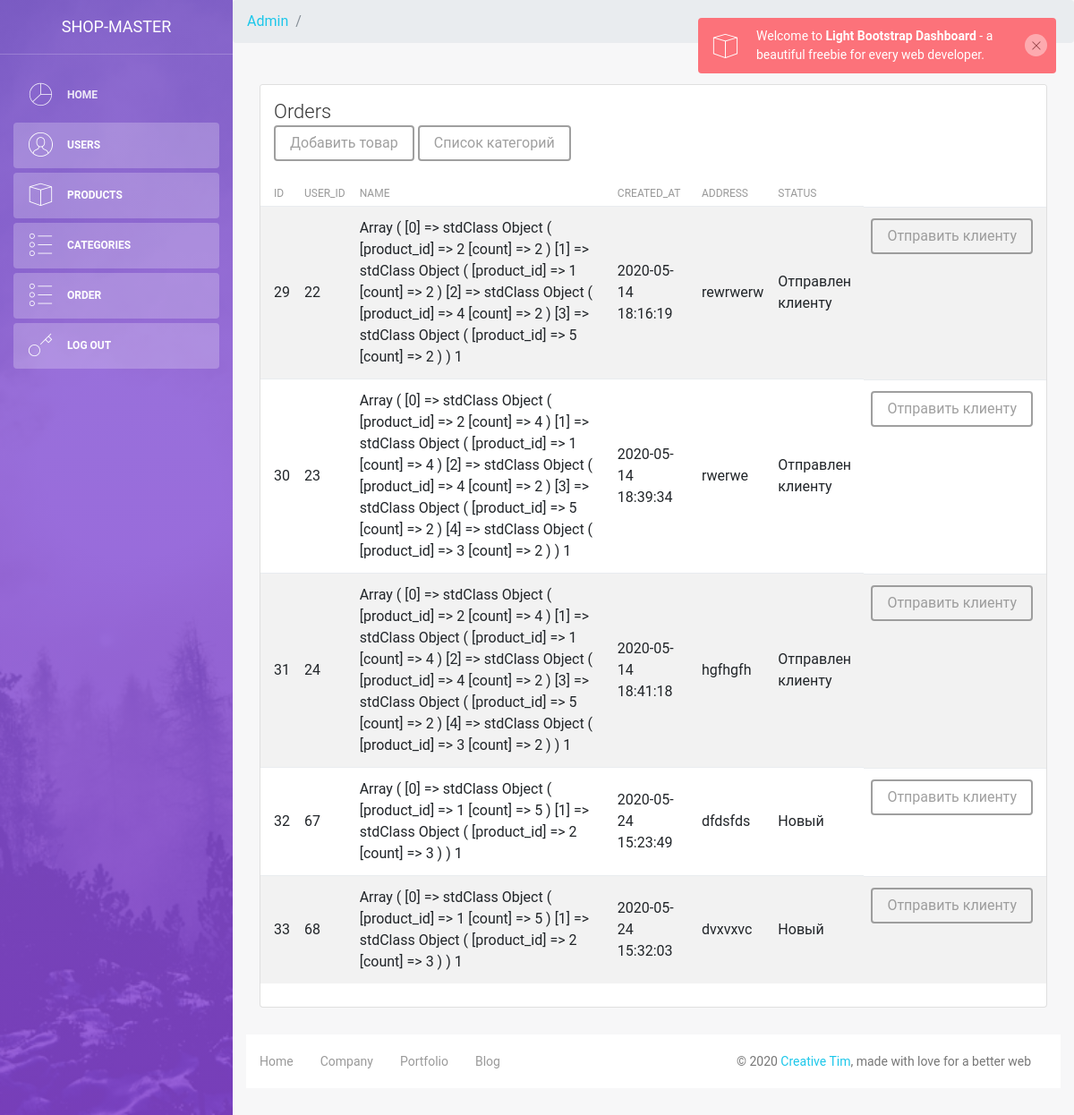
/admin/user_order.php, run on the app's committed database.
### tables this page shows
CREATE TABLE `orders` (
  `id` int(11) NOT NULL,
  `user_id` int(11) NOT NULL,
  `Name` varchar(255) NOT NULL,
  `created_at` datetime NOT NULL DEFAULT current_timestamp(),
  `address` text NOT NULL,
  `status` varchar(255) NOT NULL
);

### admin/user_order.php (the view, shortened to what this page needs)
<?php
include $_SERVER['DOCUMENT_ROOT'].'/configs/db.php';
include $_SERVER['DOCUMENT_ROOT'].'/admin/parts/header.php';
?>
<div class="container-fluid">
        <div class="row">
            <div class="col-md-12">
                <div class="card strpied-tabled-with-hover">
                    <div class="card-header ">
                        <h4 class="card-title">Orders</h4>
                        <a href="options/products/add.php?" type="button"class="btn btn-secondary">Добавить товар</a>
                        <a href="options/products/spisok_categories.php?" type="button"class="btn btn-secondary">Список категорий</a>
                    </div>
                    <div class="card-body table-full-width table-responsive">
                        <table class="table table-hover table-striped">
                            <thead>
                                <th>ID</th>
                                <th>User_id</th>
                                <th>Name</th>
                                <th>Created_at</th>
                                <th>Address</th>
                                <th>Status</th>
                            </thead>
                            <tbody>
                                <?php
                                  $sql = "SELECT * FROM orders";
                                  $result = mysqli_query($connect, $sql) ;
                                  while ($row = mysqli_fetch_assoc($result))
                                  {
                                  	$name_product = $row['Name'];
                                  	$obj = json_decode($name_product);
                                      ?>
                                      <tr>
                                        <td><?php echo $row['id'] ?></td>
                                        <td><?php echo $row['user_id'] ?></td>
										<td><?php echo print_r($obj->{'basket'}) ?></td>
                                        <td><?php echo $row['created_at'] ?></td>
                                        <td><?php echo $row['address'] ?></td>
                                        <td><?php echo $row['status'] ?></td>
                                        <td>
                                            <div class="btn-group" role="group" aria-label="Basic example">
                                              <a href = "send.php?id=<?php echo $row['id'] ?>" method = "POST" type="button" class="btn btn-secondary">Отправить клиенту</a>
                                           </div>
                                        </td>
                                      </tr>
                                      <?php
                                  }
                                ?>
                            </tbody>
                        </table>
                    </div>
                </div>
            </div>
        </div>
</div>
<?php
include $_SERVER['DOCUMENT_ROOT'].'/admin/parts/footer.php';
?>

### data on the page
orders: id "29", user "22", obj "Array ( [0] => stdClass Object ( [product_id] => 2 [count] => 2 ) [1] => stdClass Object ( [product_id] => 1 [count] => 2 ) [2] => stdClass Object ( [product_id] => 4 [count] => 2 ) [3] => stdClass Object ( [product_id] => 5 [count] => 2 ) ) 1", created_at "2020-05-14 18:16:19", address "rewrwerw", status "Отправлен клиенту"
orders: id "30", user "23", obj "Array ( [0] => stdClass Object ( [product_id] => 2 [count] => 4 ) [1] => stdClass Object ( [product_id] => 1 [count] => 4 ) [2] => stdClass Object ( [product_id] => 4 [count] => 2 ) [3] => stdClass Object ( [product_id] => 5 [count] => 2 ) [4] => stdClass Object ( [product_id] => 3 [count] => 2 ) ) 1", created_at "2020-05-14 18:39:34", address "rwerwe", status "Отправлен клиенту"
orders: id "31", user "24", obj "Array ( [0] => stdClass Object ( [product_id] => 2 [count] => 4 ) [1] => stdClass Object ( [product_id] => 1 [count] => 4 ) [2] => stdClass Object ( [product_id] => 4 [count] => 2 ) [3] => stdClass Object ( [product_id] => 5 [count] => 2 ) [4] => stdClass Object ( [product_id] => 3 [count] => 2 ) ) 1", created_at "2020-05-14 18:41:18", address "hgfhgfh", status "Отправлен клиенту"
orders: id "32", user "67", obj "Array ( [0] => stdClass Object ( [product_id] => 1 [count] => 5 ) [1] => stdClass Object ( [product_id] => 2 [count] => 3 ) ) 1", created_at "2020-05-24 15:23:49", address "dfdsfds", status "Новый"
orders: id "33", user "68", obj "Array ( [0] => stdClass Object ( [product_id] => 1 [count] => 5 ) [1] => stdClass Object ( [product_id] => 2 [count] => 3 ) ) 1", created_at "2020-05-24 15:32:03", address "dvxvxvc", status "Новый"
